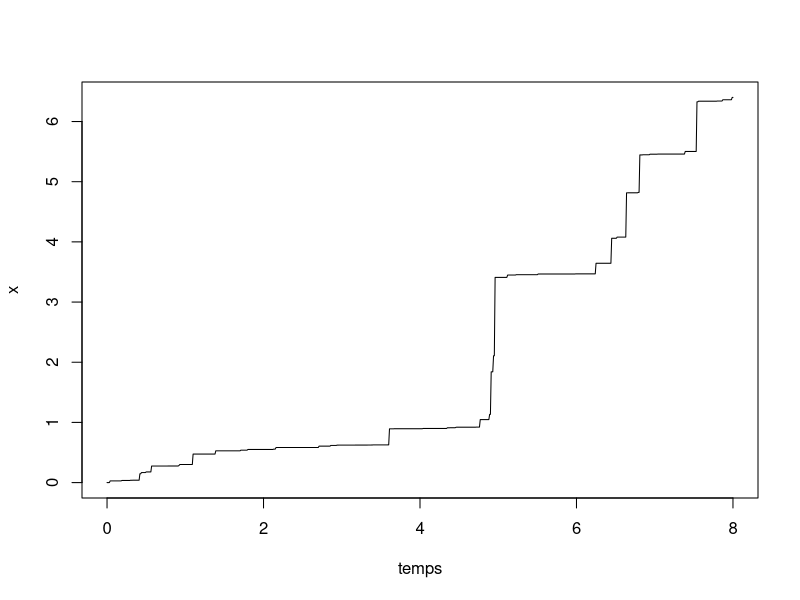
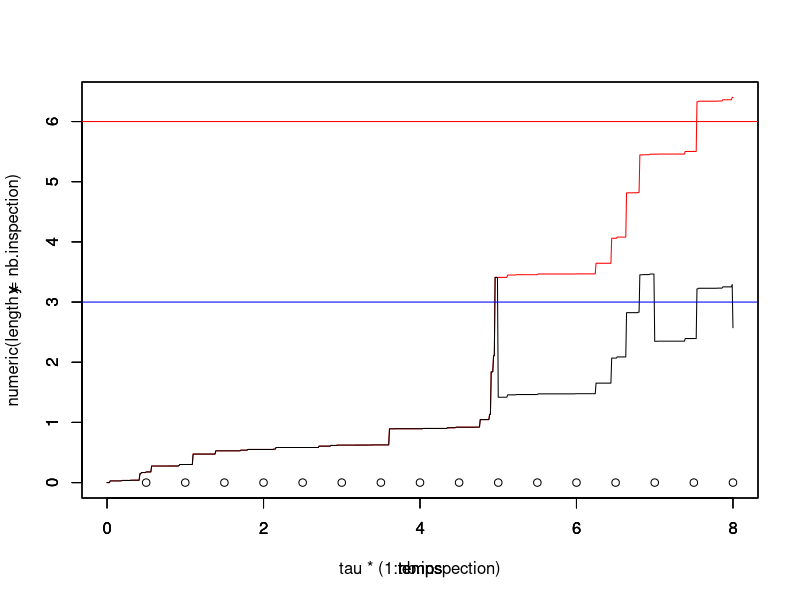
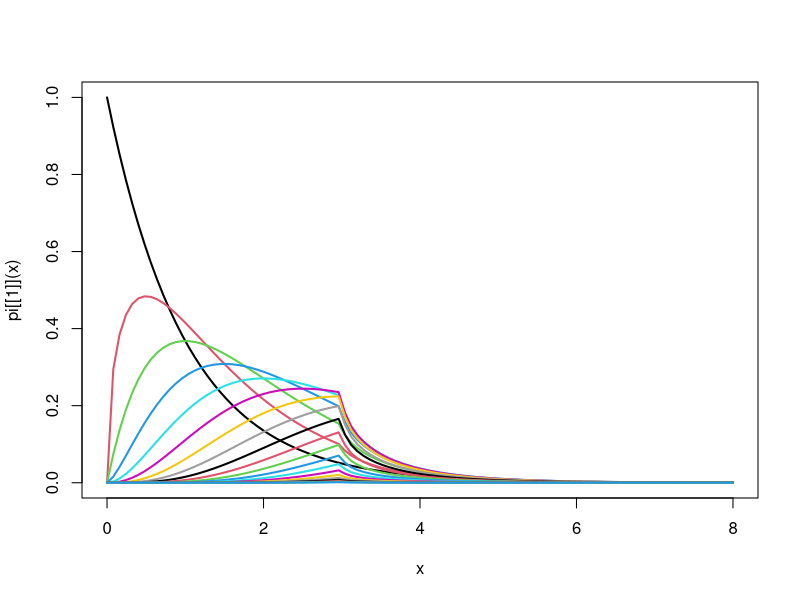

Write R code to recreate these figures, in order.
library(ggplot2)
library(tidyverse)
tau = 0.5 # intervalle inter-inspection
rho = 0.8 # parametre ARD1
L=3 # seuil pour MP
M=6 # seuil pout MC
tps.final <-8 # fenêtre d'observation du processus

# Simulation d'un processus gamma
pas = 0.01 # pas de temps pour simuler le processus

temps = seq(from = 0,to = tps.final,by = pas)
alpha = 1 # paramètre de forme de Gamma a = alpha t
beta = 1 # paramètre d'échelle de Gamma
n=length(temps)
x=numeric(n) # processus Gamma simulé
y=numeric(n) # processus Gamma maintenu
x[1] = 0

nb.inspection<- floor(tps.final/tau)

obs<-numeric(nb.inspection)

for(i in 2:n){
  x[i] = x[i-1] + rgamma(1,scale = beta, shape = alpha*(temps[i]^beta)-temps[i-1]^beta)
}

plot(temps,x,type="l")

# avant la première inspection y=x
y[1:(tau/pas)]<-x[1:(tau/pas)]

# Décision à chaque inspection

ifelse(x[tau/pas+1]<L,y[tau/pas+1]<-x[tau/pas+1],ifelse(x[tau/pas+1]<M,y[tau/pas+1]<-(1-rho)*x[tau/pas+1],y[tau/pas+1]<-0))

obs[1]<-y[tau/pas+1]

j<-1 # indicateur inspection
while (obs[j]<M & j<nb.inspection) {
  y[(j*tau/pas+2):((j+1)*tau/pas+1)]<-y[j*tau/pas+1]+x[(j*tau/pas+2):((j+1)*tau/pas+1)]-x[j*tau/pas+1]
  ifelse(y[(j+1)*tau/pas+1]<L,print("no action"),ifelse(y[(j+1)*tau/pas+1]<M,y[(j+1)*tau/pas+1]<-y[j*tau/pas+1]+(1-rho)*(x[(j+1)*tau/pas+1]-x[j*tau/pas+1]),y[(j+1)*tau/pas+1]<-0))
  obs[j+1]<-y[(j+1)*tau/pas+1]
  j<-j+1
}

df <- data.frame(temps,x,y)
mygraph <- ggplot(df,aes(x = temps)) +  
  geom_line(aes(y = y), color = "darkred") +
  geom_line(aes(y = x), color="steelblue", linetype="twodash") +
  geom_abline(slope = 0,intercept = L,color="blue") +
  geom_abline(slope = 0,intercept = M,color="red")



plot(temps,x,col="red",type="l",ylim = c(0,max(x)),xlim = c(0,8))
par(new=T)
plot(temps,y,type="l",ylim=c(0,max(x)),xlim = c(0,8))
par(new=T)
plot(tau*(1:nb.inspection),numeric(length = nb.inspection),ylim=c(0,max(x)),type="p",xlim = c(0,8))
abline(h=L,col="blue")
abline(h=M,col="red")

#abline(v = tau*(1:nb.inspection))


#####################################
# Calcul de la loi stationnaire
#####################################

# se donner une grille pour les abscisses

K<- 20 # nb itérations de l'algo de point fixe
grid_abs <- seq(0.01,8,0.01)
nb_abs <- length(grid_abs)
w<-matrix(nrow = K,ncol = nb_abs )

pi<-list()
pi[[1]]<-function(x) dexp(x)

w[1,]<-pi[[1]](grid_abs)
curve(pi[[1]](x), from = 0, to = max(grid_abs), lwd = 2)

for(k in 2:K){
  for (j in 1:nb_abs){
    abs <- grid_abs[j]
    fn_aux1 <- function(x) {
      res <- pi[[k-1]](x)*dgamma(abs-x,rate=beta,shape=alpha*tau)
      return(res)
    }
    fn_aux2 <- function(x) {
      res <- pi[[k-1]](x)*dgamma(abs-(1-rho)*x,rate=beta,shape=alpha*tau)
      return(res)
    }
    fn_aux3 <- function(x) {
      res <- pi[[k-1]](x)
      return(res)
    }
    w[k,j] <- integrate(f = fn_aux1, lower = 0, upper = min(L,abs))$value 
    + integrate(f = fn_aux2, lower = L, upper = min(M,abs/(1-rho)))$value
    + integrate(f = fn_aux3, lower = M, upper = 2*M)$value * dgamma(abs,rate=beta,shape=alpha*tau)
  }
  aux <- w[k,]
  fn_w <- function(x) {
    res <- splinefun(x = grid_abs, y = aux)(x)*((0 < x) & (x<=max(grid_abs)))
    return(res)
  }
  pi[[k]] <- fn_w
  curve(pi[[k]](x), from = 0, to = max(grid_abs), lwd = 2, add = TRUE, col = k)
}





# initialisation
